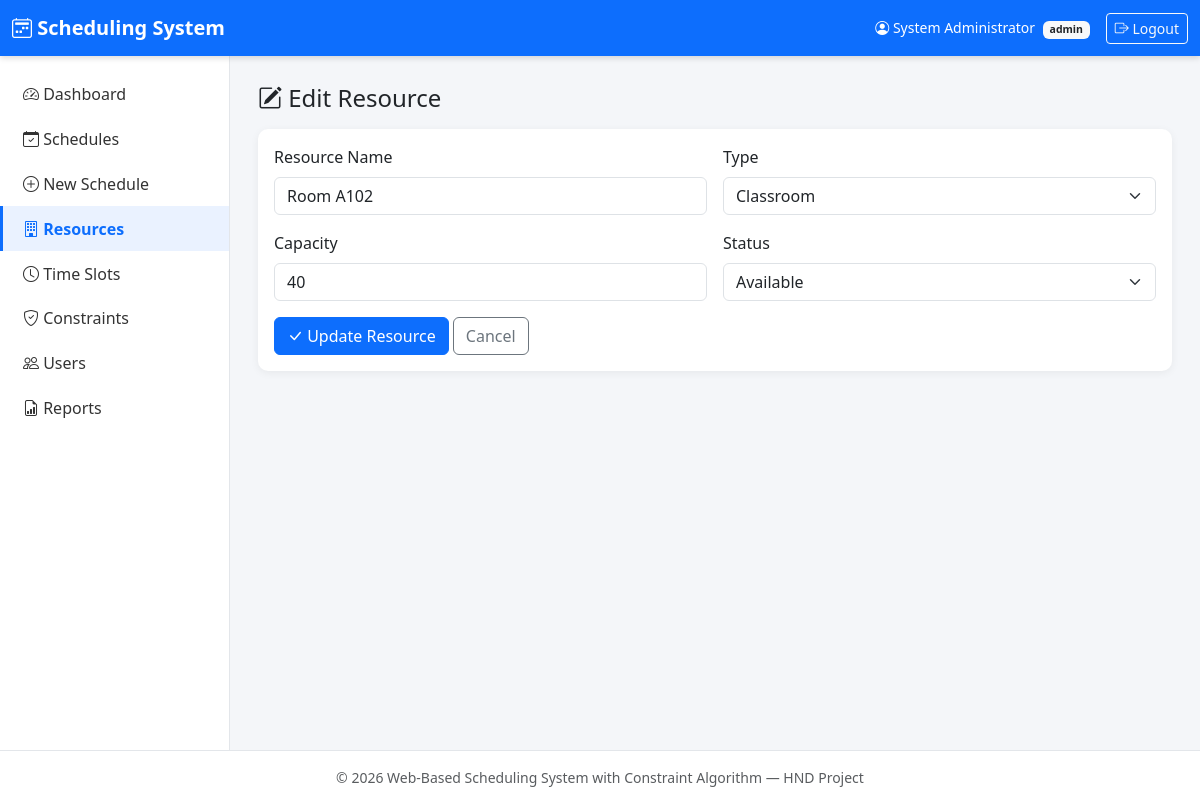
The page /resources/edit_resource.php?id=2 (signed in) on the database its author committed.
### tables this page shows
CREATE TABLE IF NOT EXISTS resources (
    resource_id     INT AUTO_INCREMENT PRIMARY KEY,
    resource_name   VARCHAR(100) NOT NULL,
    resource_type   ENUM('classroom','laboratory','lecture_hall','equipment') NOT NULL,
    capacity        INT DEFAULT 0,
    status          ENUM('available','unavailable') NOT NULL DEFAULT 'available',
    created_at      TIMESTAMP DEFAULT CURRENT_TIMESTAMP,
    INDEX idx_resources_type (resource_type)
);

### resources/edit_resource.php (the view, shortened to what this page needs)
<?php
require_once '../config/db.php';
$id = (int)($_GET['id'] ?? 0);
$stmt = mysqli_prepare($conn, "SELECT * FROM resources WHERE resource_id = ?");
mysqli_stmt_bind_param($stmt, "i", $id);
mysqli_stmt_execute($stmt);
$resource = mysqli_fetch_assoc(mysqli_stmt_get_result($stmt));
require_once '../includes/header.php';
require_once '../includes/sidebar.php';
?>
<main class="app-content">
  <h4 class="mb-3"><i class="bi bi-pencil-square"></i> Edit Resource</h4>
  <div class="card">
    <div class="card-body">
      <form method="POST" class="needs-validation row g-3" novalidate>
        <div class="col-md-6">
          <label class="form-label">Resource Name</label>
          <input type="text" name="resource_name" class="form-control" required value="<?php echo htmlspecialchars($resource['resource_name']); ?>">
        </div>
        <div class="col-md-6">
          <label class="form-label">Type</label>
          <select name="resource_type" class="form-select" required>
            <?php foreach (['classroom','laboratory','lecture_hall','equipment'] as $t): ?>
              <option value="<?php echo $t; ?>" <?php echo $resource['resource_type']===$t?'selected':''; ?>><?php echo ucfirst(str_replace('_',' ',$t)); ?></option>
            <?php endforeach; ?>
          </select>
        </div>
        <div class="col-md-6">
          <label class="form-label">Capacity</label>
          <input type="number" name="capacity" class="form-control" min="0" value="<?php echo (int)$resource['capacity']; ?>">
        </div>
        <div class="col-md-6">
          <label class="form-label">Status</label>
          <select name="status" class="form-select" required>
            <?php foreach (['available','unavailable'] as $s): ?>
              <option value="<?php echo $s; ?>" <?php echo $resource['status']===$s?'selected':''; ?>><?php echo ucfirst($s); ?></option>
            <?php endforeach; ?>
          </select>
        </div>
        <div class="col-12">
          <button type="submit" class="btn btn-primary"><i class="bi bi-check-lg"></i> Update Resource</button>
          <a href="manage_resources.php" class="btn btn-outline-secondary">Cancel</a>
        </div>
      </form>
    </div>
  </div>
</main>
<?php require_once '../includes/footer.php'; ?>

### css/style.css (style rules this page uses)
:root { --primary: #0d6efd; --secondary: #6c757d; --sidebar-width: 230px; }
body { background-color: #f4f6f9; font-family: 'Segoe UI', Arial, sans-serif; }
.app-content { flex: 1; padding: 1.75rem; min-width: 0; }
.card { border: none; border-radius: 10px; box-shadow: 0 2px 8px rgba(0,0,0,.06); }

### rows shown on the page
resources: resource_name "Room A102", resource_type "Classroom", capacity "40", status "Available"

### other values the page prints
$_SESSION['full_name'] "System Administrator"
$_SESSION['role'] "admin"
